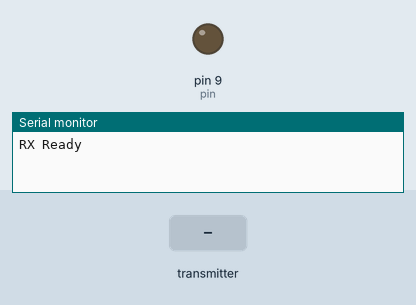
Simulated run of this sketch. Board: Arduino Uno, built with avr-gcc and run on an emulated ATmega328P. Parts: output pins drawn as LEDs (lit = HIGH), the last lines printed to the serial monitor. The inputs (shaded band) are chosen by the test bench. No radio packets arrive unless stated.

Above: at 1.3 s.
1.4 s: the transmitter starts sending S1 = 1
At 2.4 s:
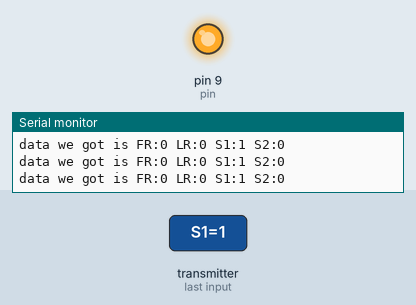
2.9 s: the transmitter starts sending S1 = 0
At 3.6 s:
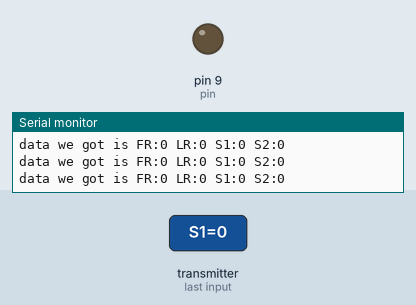
Timing chart, 0 to 5.9 s (numbered marks = the images above; inputs shaded):
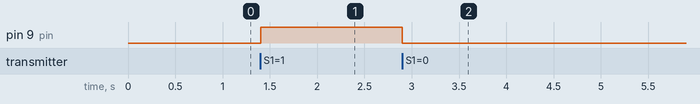

The sketch:

RX-ack-com6.ino
```cpp
#include<SPI.h>
#include<nRF24L01.h>
#include<RF24.h>
const uint64_t pipe[1]= {0xF0F0F0F0E1LL};
RF24 radio(7,8);
int rec[1] = {2};
int pin = 9;      // LED Pin

typedef struct {
    int FR; // Fwd Rev joystick
    int LR; // Left right joystick
    bool S1; // Switch 1
    bool S2; // Switch 2
  } data;
data payload;

typedef struct{
  int temp;       //temperature
  int volts;      // voltage
  int distance;   // distance sensor
  bool front;
  bool rear;
} info;
info telemetry;

void setup()
{
  Serial.begin(57600);
  radio.begin();
  delay(100);
  radio.setAutoAck(true);
  radio.enableAckPayload();
  radio.enableDynamicPayloads();
  radio.openReadingPipe(1,pipe[0]);
  radio.startListening();
  radio.setRetries(15,15);
  rec[0]=0;
  pinMode(pin, OUTPUT);
  Serial.println("RX Ready");
  // telemetry
  telemetry.temp      = 27;
  telemetry.volts     = 7;
  telemetry.distance  = 34;
  telemetry.front     = false;
  telemetry.rear      = false;

}

void loop()
{
  if ( radio.available() ) {
    //radio.writeAckPayload( 1, rec, sizeof(int) );
    radio.writeAckPayload( 1, &telemetry, sizeof(telemetry) );
    radio.read( &payload,sizeof(payload) );

    rec[0]+=2;
    if(rec[0]>=100){
       rec[0]=1;
    }

    Serial.print("data we got is FR:");
    Serial.print(payload.FR);
    Serial.print(" LR:");
    Serial.print(payload.LR);
    Serial.print(" S1:");
    Serial.print(payload.S1);
    Serial.print(" S2:");
    Serial.println(payload.S2);
    digitalWrite(pin, payload.S1);

}else {
  //Serial.print( " no");
}
}
```

Measured:
- after the input at 1.4 s, pin 9 (pin): LOW → HIGH at once
- after the input at 2.9 s, pin 9 (pin): HIGH → LOW at once
